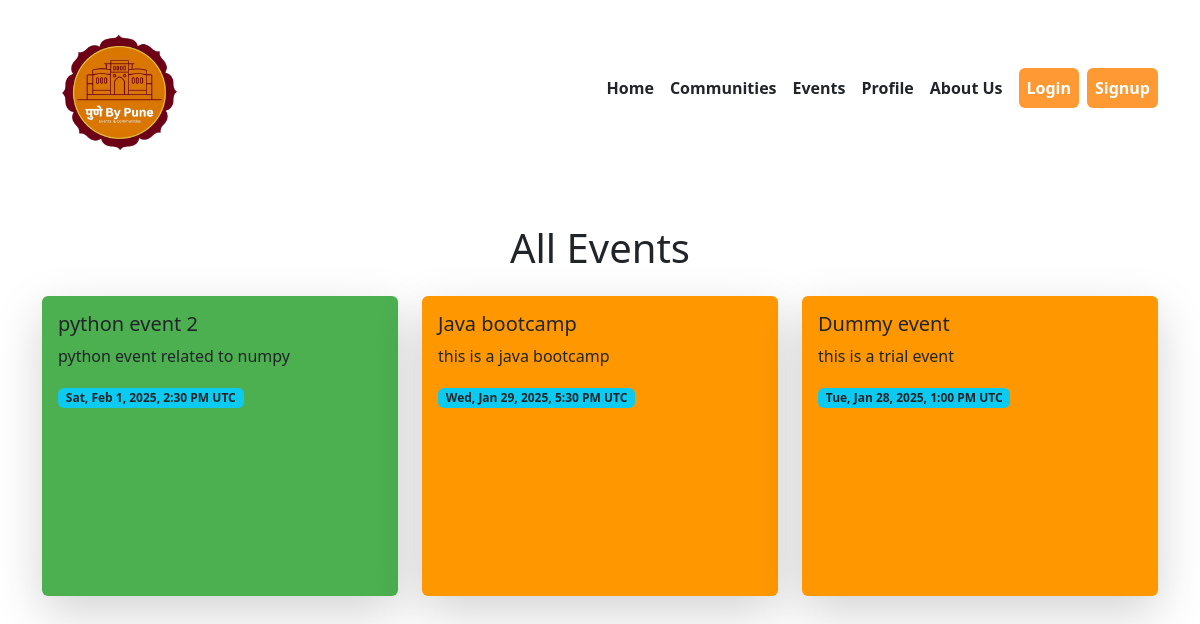
Page /all_events.php on the earlier database version.
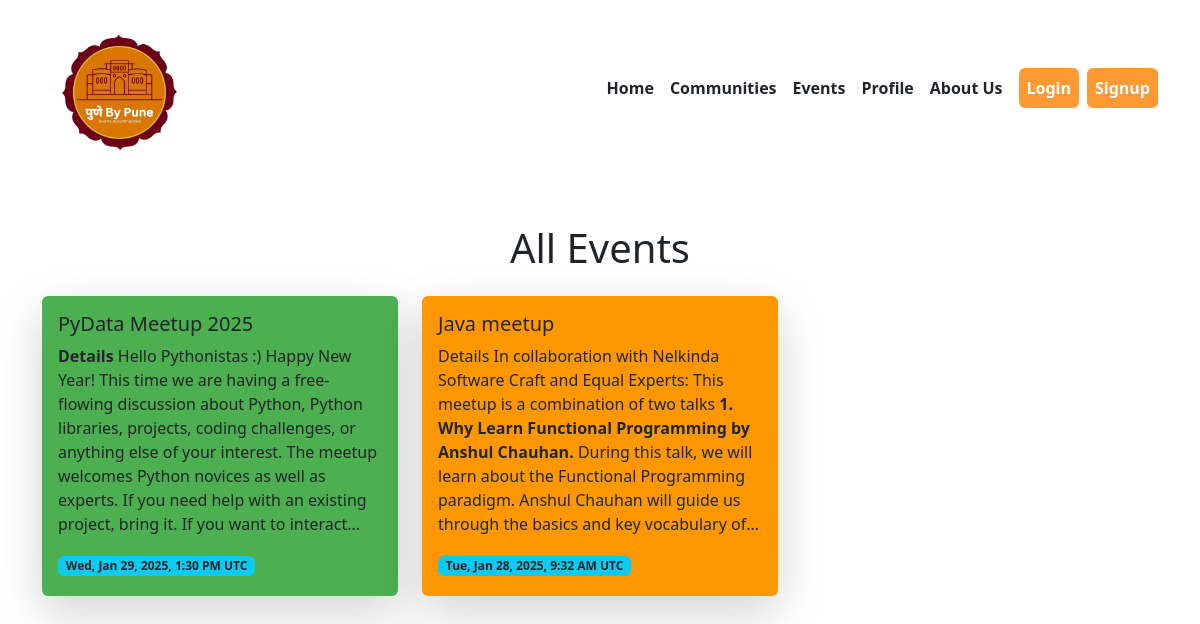
Same page on the later database version.
### tables this page shows
CREATE TABLE IF NOT EXISTS `events` (
  `event_id` int NOT NULL AUTO_INCREMENT,
  `community_id` int NOT NULL,
  `event_name` varchar(255) NOT NULL,
  `event_description` text,
  `event_time` datetime NOT NULL,
  `created_at` timestamp NULL DEFAULT CURRENT_TIMESTAMP,
  `location` varchar(255) DEFAULT NULL,
  PRIMARY KEY (`event_id`),
  KEY `community_id` (`community_id`)
);

### all_events.php (the view, shortened to what this page needs)
<?php
include 'connection.php';
$sql = "SELECT event_id, event_name, event_description, event_time FROM events ORDER BY event_time DESC";
$eventResult = $conn->query($sql);
$colors = [
   '#FFEB3B', '#8BC34A', '#00BCD4', '#FF5722', '#FFC107', '#4CAF50', '#FF9800'
];
?>
<!DOCTYPE html>
<html lang="en">
<head>
    <link href="https://cdn.jsdelivr.net/npm/bootstrap@5.3.0/dist/css/bootstrap.min.css" rel="stylesheet">
    <link href="https://cdn.jsdelivr.net/npm/bootstrap-icons/font/bootstrap-icons.css" rel="stylesheet">
</head>
<body>
    <?php include('navbar.php'); ?>
    <div class="container my-5">
        <h1 class="mb-4 text-center">All Events</h1>
        <div class="row gy-4">
            <?php
            if ($eventResult->num_rows > 0):
                while ($row = $eventResult->fetch_assoc()):
                    $formatted_time = date('D, M j, Y, g:i A T', strtotime($row['event_time']));
                    $random_color = $colors[array_rand($colors)];
            ?>
                    <div class="col-md-4">
                        <a href="event_info.php?event_id=<?php echo $row['event_id']; ?>" class="text-decoration-none">
                            <div class="card shadow-lg" style="background-color: <?php echo $random_color; ?>;height: 300px">
                                <div class="card-body">
                                    <h5 class="card-title text-dark"><?php echo htmlspecialchars($row['event_name']); ?></h5>
                                    <p class="card-text text-truncate" style="overflow: hidden; text-overflow: ellipsis; display: -webkit-box; -webkit-line-clamp: 8; -webkit-box-orient: vertical; word-wrap: break-word; white-space: normal;">
                                                    <?php echo strip_tags($row['event_description'], '<b><i><strong>'); ?>
                                                </p>
                                    <span class="badge bg-info text-dark"><?php echo $formatted_time; ?></span>
                                </div>
                            </div>
                        </a>
                    </div>
            <?php
                endwhile;
            else:
            ?>
                <p class="text-center">No events found.</p>
            <?php endif; ?>
        </div>
    </div>
</body>
</html>

Differences in the rows shown:
removed events: event_name "python event 2", event_description "python event related to numpy", event_time "Sat, Feb 1, 2025, 2:30 PM UTC"
removed events: event_name "Java bootcamp", event_description "this is a java bootcamp", event_time "Wed, Jan 29, 2025, 5:30 PM UTC"
removed events: event_name "Dummy event", event_description "this is a trial event", event_time "Tue, Jan 28, 2025, 1:00 PM UTC"
added events: event_name "PyData Meetup 2025", event_description "Details Hello Pythonistas :) Happy New Year! This time we are having a free-flowing discussion about Python, Python libraries, projects, coding challenges, or anything else of your interest. The meetup welcomes Python novices as well as experts. If you need help with an existing project, bring it. If you want to…", event_time "Wed, Jan 29, 2025, 1:30 PM UTC"
added events: event_name "Java meetup", event_description "Details In collaboration with Nelkinda Software Craft and Equal Experts: This meetup is a combination of two talks 1. Why Learn Functional Programming by Anshul Chauhan. During this talk, we will learn about the Functional Programming paradigm. Anshul Chauhan will guide us through the basics and key vocabulary…", event_time "Tue, Jan 28, 2025, 9:32 AM UTC"
